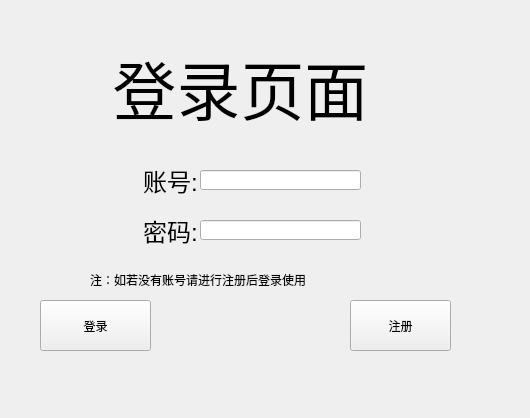
<?xml version="1.0" encoding="UTF-8"?>
<ui version="4.0">
 <class>Widget</class>
 <widget class="QWidget" name="Widget">
  <property name="geometry">
   <rect>
    <x>0</x>
    <y>0</y>
    <width>530</width>
    <height>418</height>
   </rect>
  </property>
  <property name="windowTitle">
   <string>Widget</string>
  </property>
  <widget class="QLabel" name="label">
   <property name="geometry">
    <rect>
     <x>90</x>
     <y>40</y>
     <width>301</width>
     <height>91</height>
    </rect>
   </property>
   <property name="text">
    <string>&lt;html&gt;&lt;head/&gt;&lt;body&gt;&lt;p align=&quot;center&quot;&gt;&lt;span style=&quot; font-size:48pt;&quot;&gt;登录页面&lt;/span&gt;&lt;/p&gt;&lt;/body&gt;&lt;/html&gt;</string>
   </property>
  </widget>
  <widget class="QLabel" name="label_2">
   <property name="geometry">
    <rect>
     <x>130</x>
     <y>160</y>
     <width>81</width>
     <height>41</height>
    </rect>
   </property>
   <property name="text">
    <string>&lt;html&gt;&lt;head/&gt;&lt;body&gt;&lt;p align=&quot;center&quot;&gt;&lt;span style=&quot; font-size:18pt;&quot;&gt;账号:&lt;/span&gt;&lt;/p&gt;&lt;/body&gt;&lt;/html&gt;</string>
   </property>
  </widget>
  <widget class="QLabel" name="label_3">
   <property name="geometry">
    <rect>
     <x>130</x>
     <y>210</y>
     <width>81</width>
     <height>41</height>
    </rect>
   </property>
   <property name="text">
    <string>&lt;html&gt;&lt;head/&gt;&lt;body&gt;&lt;p align=&quot;center&quot;&gt;&lt;span style=&quot; font-size:18pt;&quot;&gt;密码:&lt;/span&gt;&lt;/p&gt;&lt;/body&gt;&lt;/html&gt;</string>
   </property>
  </widget>
  <widget class="QLineEdit" name="usernameLineEdit">
   <property name="geometry">
    <rect>
     <x>200</x>
     <y>170</y>
     <width>161</width>
     <height>20</height>
    </rect>
   </property>
  </widget>
  <widget class="QLineEdit" name="passwordLineEdit">
   <property name="geometry">
    <rect>
     <x>200</x>
     <y>220</y>
     <width>161</width>
     <height>20</height>
    </rect>
   </property>
   <property name="echoMode">
    <enum>QLineEdit::Password</enum>
   </property>
  </widget>
  <widget class="QPushButton" name="logobtBt">
   <property name="geometry">
    <rect>
     <x>40</x>
     <y>300</y>
     <width>111</width>
     <height>51</height>
    </rect>
   </property>
   <property name="text">
    <string>登录</string>
   </property>
  </widget>
  <widget class="QPushButton" name="gotoRegisterButton">
   <property name="geometry">
    <rect>
     <x>350</x>
     <y>300</y>
     <width>101</width>
     <height>51</height>
    </rect>
   </property>
   <property name="text">
    <string>注册</string>
   </property>
  </widget>
  <widget class="QLabel" name="label_4">
   <property name="geometry">
    <rect>
     <x>90</x>
     <y>270</y>
     <width>231</width>
     <height>20</height>
    </rect>
   </property>
   <property name="text">
    <string>注：如若没有账号请进行注册后登录使用</string>
   </property>
  </widget>
  <widget class="QLabel" name="statusLabel">
   <property name="geometry">
    <rect>
     <x>360</x>
     <y>140</y>
     <width>54</width>
     <height>12</height>
    </rect>
   </property>
   <property name="text">
    <string/>
   </property>
  </widget>
 </widget>
 <resources/>
 <connections/>
</ui>
